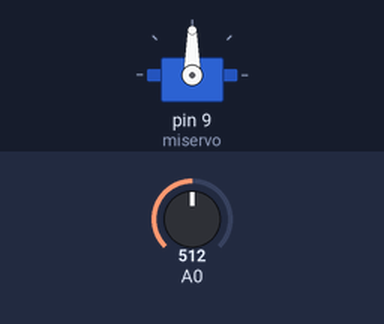
Simulated run of this sketch. Board: Arduino Uno, built with avr-gcc and run on an emulated ATmega328P. Shown: servo. Inputs (shaded band) come from the test bench; at power-on: A0 = 512. What the sketch prints to the serial monitor is not drawn.

Above: at 1.2 s.
1.3 s: A0 set to 716
At 2.5 s:
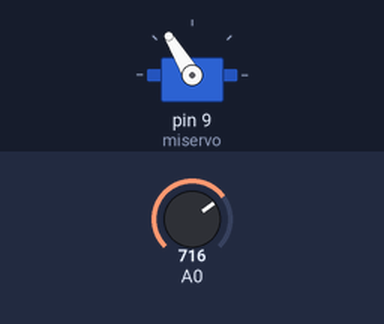
2.8 s: A0 set to 900
At 3.8 s:
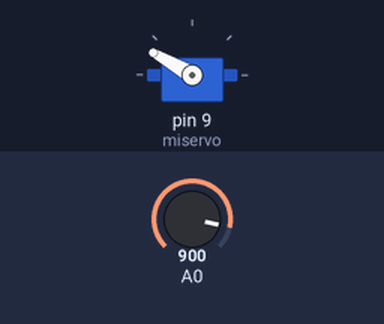
4.3 s: A0 set to 1023
At 4.8 s:
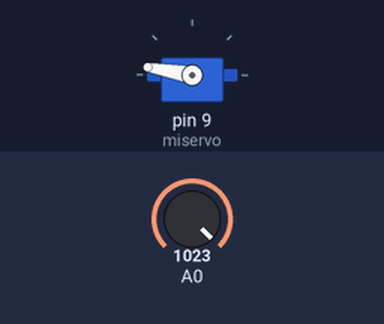
5.8 s: A0 set to 306
At 7.0 s:
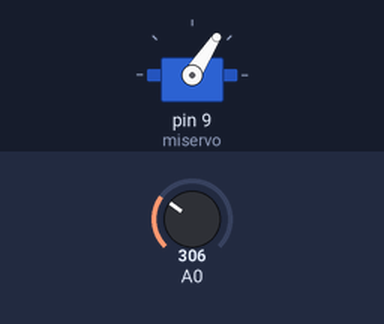
7.3 s: A0 set to 122
At 8.3 s:
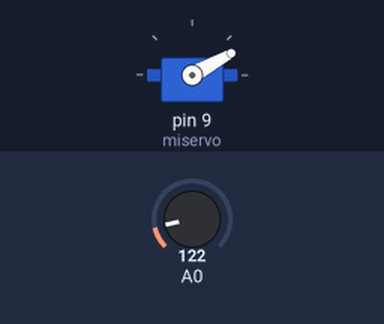
8.8 s: A0 set to 0
At 9.4 s:
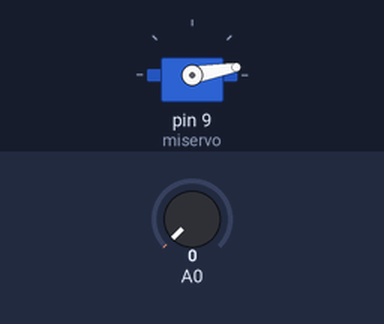
Timing chart, 0 to 11.3 s (numbered marks = the images above; inputs shaded):
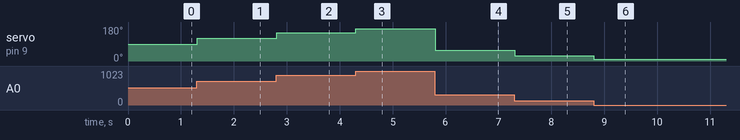

Measured:
- after the input at 1.3 s, servo on pin 9 (miservo): 90° → 121° at once
- after the input at 2.8 s, servo on pin 9 (miservo): 121° → 150° at once
- after the input at 4.3 s, servo on pin 9 (miservo): 150° → 170° at once
- after the input at 5.8 s, servo on pin 9 (miservo): 170° → 57° at once
- after the input at 7.3 s, servo on pin 9 (miservo): 57° → 29° at once
- after the input at 8.8 s, servo on pin 9 (miservo): 29° → 10° at once

The sketch:

Ejercicio04-GERMAN.ino
```cpp
int valor;
#include <Servo.h>
Servo miservo;
void setup() {
  // put your setup code here, to run once:
 pinMode(A0,INPUT);
  Serial.begin(9600);

  miservo.attach(9);
}

void loop() {
  // put your main code here, to run repeatedly:
valor = analogRead(A0);
valor = map(valor, 0, 1023, 10, 170);
Serial.println (valor);
miservo.write(valor);
}
```
